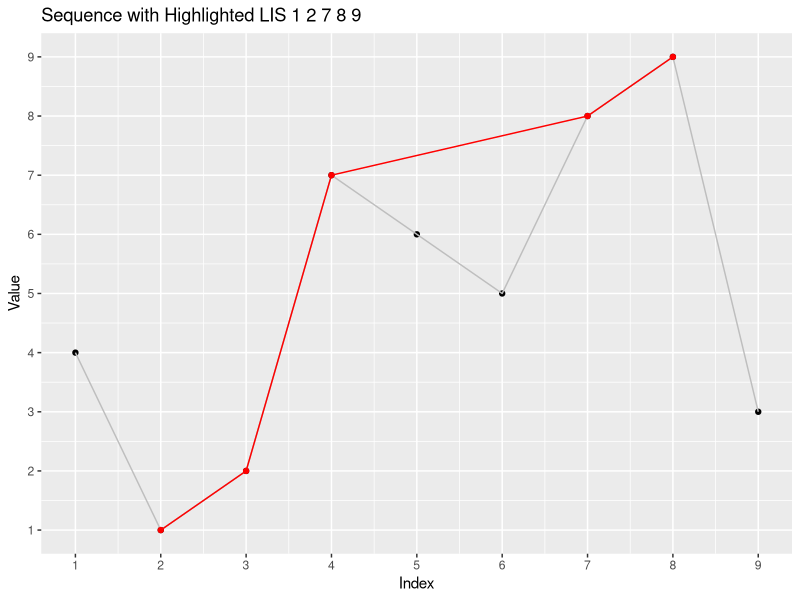

Write R code to recreate this figure.
## ---- chunk 1
#| label: fig-lis-plot
#| fig-cap: "Plot of the sequence with the highlighted LIS 1 2 7 8 9"
#| warning: false

library(ggplot2)

# Your original sequence
sequence <- c(4, 1, 2, 7, 6, 5, 8, 9, 3)

# The known LIS
lis <- c(1, 2, 7, 8, 9)

# Create a data frame for the original sequence
data <- data.frame(x = 1:length(sequence), y = sequence)

# Identify the indices of the LIS in the original sequence
lis_indices <- match(lis, sequence)

# Create a data frame for the LIS
lis_data <- data.frame(x = lis_indices, y = lis)

# Plotting the sequence and the LIS
ggplot(data, aes(x, y)) + 
  geom_point() + 
  geom_line(color = "gray") +
  geom_point(data = lis_data, aes(x, y), color = "red") +
  geom_line(data = lis_data, aes(x, y), color = "red") +
  scale_x_continuous(breaks = 1:length(sequence)) +  
  scale_y_continuous(breaks = 1:max(sequence)) +  
  labs(x = "Index", y = "Value", title = "Sequence with Highlighted LIS 1 2 7 8 9")


